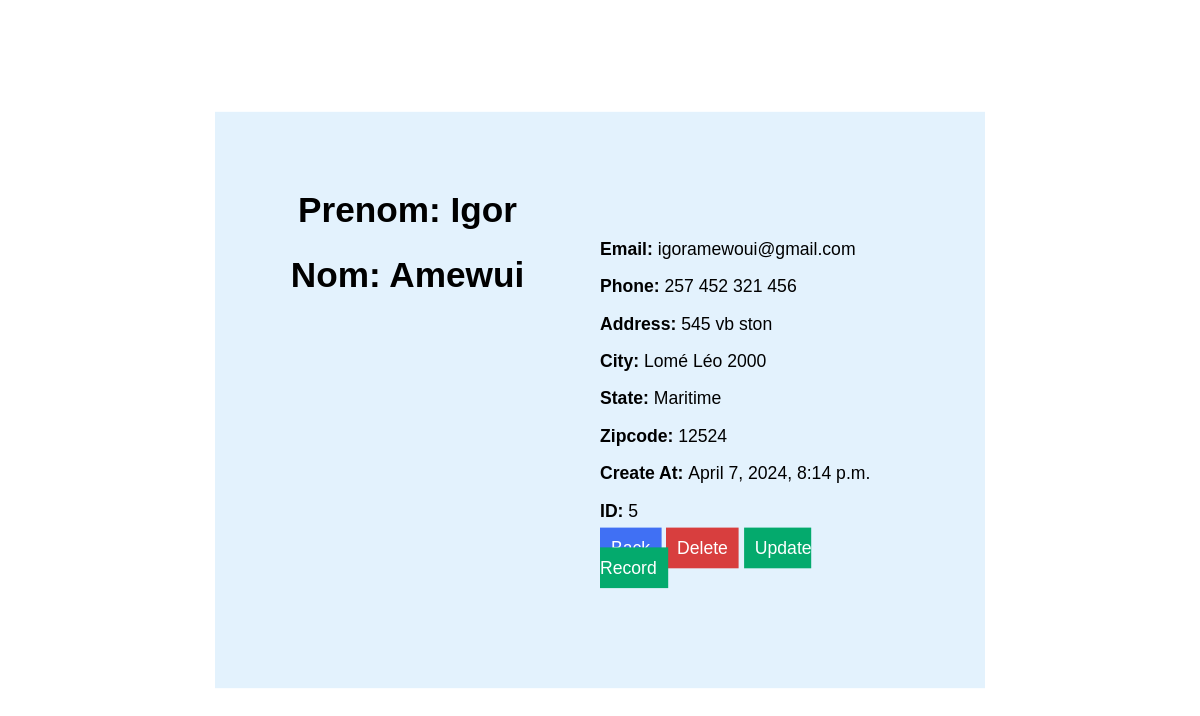
The app's page /record/5 (signed in) with its own data.
### BlogApp/models.py (models this page shows, shortened)
class Record(models.Model):
	created_at = models.DateTimeField(auto_now_add=True)
	first_name = models.CharField(max_length=50)
	last_name =  models.CharField(max_length=50)
	email =  models.CharField(max_length=100)
	phone = models.CharField(max_length=15)
	address =  models.CharField(max_length=100)
	city =  models.CharField(max_length=50)
	state =  models.CharField(max_length=50)
	zipcode =  models.CharField(max_length=20)

### BlogApp/views.py (the view)
# urls.py: path('record/<int:pk>', views.customer_record, name='record'),
def customer_record(request, pk):
	if request.user.is_authenticated:
		customer_record = Record.objects.get(id=pk)
		return render(request, 'record.html', {'customer_record':customer_record})
	else:
		messages.success(request, "You Must Be Logged In To View That Page...")
		return redirect('BlogApp:home')

### BlogApp/templates/record.html (shortened to what this page needs)
{% extends 'base.html' %}
{% block content %}
<div class="card">
  <div class="card-header">
    <strong><h1>Prenom: {{ customer_record.first_name }}</h1><h1>Nom: {{ customer_record.last_name }}</h1></strong>
  </div>
  <div class="card-body">
    <p class="card-text">
    <strong>Email: </strong>{{ customer_record.email }}</p>
    <p class="card-text">
    <strong>Phone: </strong>{{ customer_record.phone }}
    </p>
    <p class="card-text">
    <strong>Address: </strong>{{ customer_record.address }}</p>
    <p class="card-text">
    <strong>City: </strong>{{ customer_record.city }}</p>
    <p class="card-text">
    <strong>State: </strong>{{ customer_record.state }}</p>
    <p class="card-text">
    <strong>Zipcode: </strong>{{ customer_record.zipcode }}</p>
    <p class="card-text">
    <strong>Create At: </strong>{{ customer_record.created_at }}</p>
    <p class="card-text">
    <strong>ID: </strong>{{ customer_record.id }}</p>
    <a href="{% url 'BlogApp:home' %}" class="btn-secondary">Back</a>
    <a href="{% url 'BlogApp:delete_record' customer_record.id %}" class="btn-danger">Delete</a>
    <a href="{% url 'BlogApp:update_record' customer_record.id %}" class="btn-primary">Update Record</a>
  </div>
</div>
<br/><br/>
{% endblock %}

### BlogApp/templates/record.html (style rules this page uses)
* { font-family: Arial, Helvetica, sans-serif; }
.card { position: absolute; top: 50%; left: 50%; width: 50%; transform: translate(-50% , -50%) scale(1.1); background: #e3f2fd; padding: 50px; display: flex; }
.card .card-header { text-align: center; width: 50%; }
.card .card-header strong { text-align: center; }
.card .card-body { width: 50%; padding: 50px; }
.btn-secondary, .btn-danger, .btn-primary { padding: 10px; text-decoration: none; color: white; opacity: 1; }
.btn-secondary { background: #4070f4; }
.btn-danger { background: rgb(216, 62, 62); }
.btn-primary { background: #04AA6D; }

### records on screen
Record: first_name "Igor", last_name "Amewui", email "igoramewoui@gmail.com", phone "257 452 321 456", address "545 vb ston", city "Lomé Léo 2000", state "Maritime", zipcode "12524", created_at "April 7, 2024, 8:14 p.m.", id "5"
